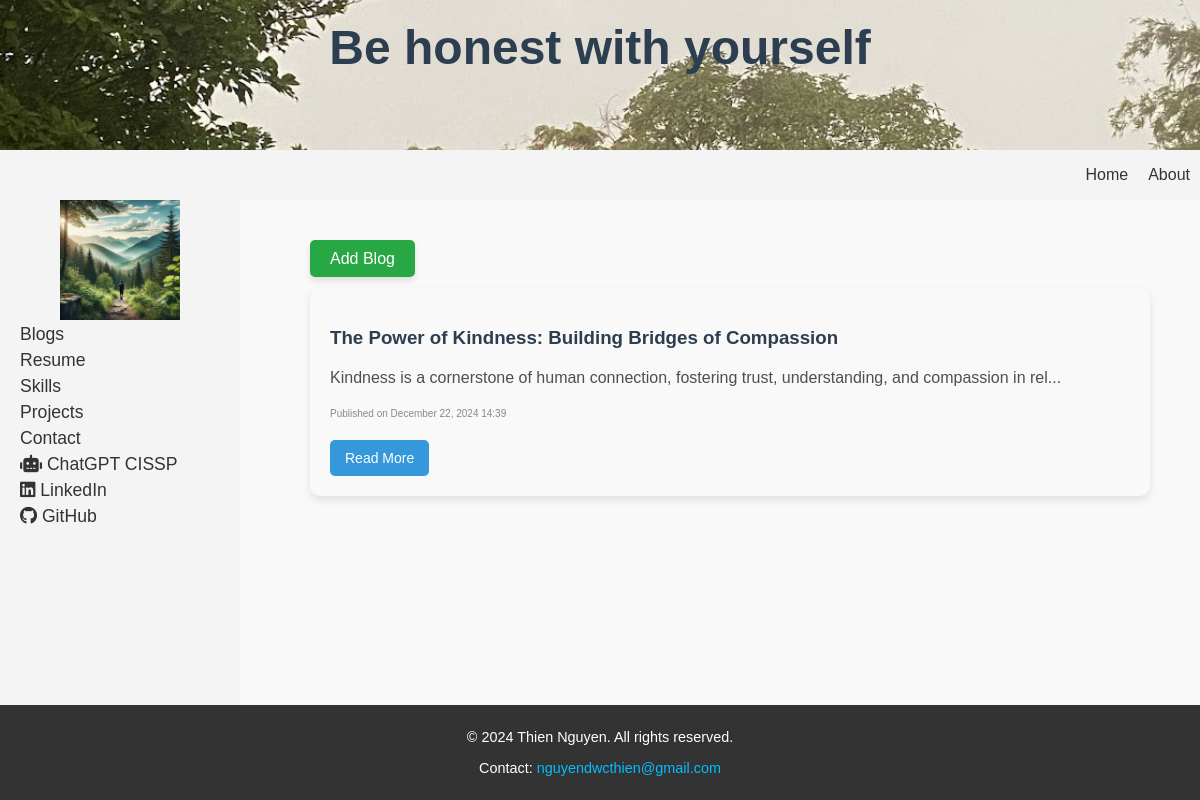
/blog_list, run on the app's committed database.
### app.py (models this page shows)
class Blog(db.Model):
    id = db.Column(db.Integer, primary_key=True)
    title = db.Column(db.String(100), nullable=False)
    content = db.Column(db.Text, nullable=False)
    date_created = db.Column(db.DateTime, default=lambda: datetime.now(timezone('Asia/Bangkok')))
    comments = db.relationship('Comment', cascade="all, delete-orphan", backref='blog', lazy=True)

### app.py (the view)
@app.route('/blog_list')
def blog_list():
    blogs = Blog.query.order_by(desc(Blog.date_created)).all()  # Order by newest first
    return render_template('blog_list.html', blogs=blogs)

### templates/blog_list.html (shortened to what this page needs)
{% extends 'base.html' %}
{% block content %}
    <div style="margin-bottom: 20px; text-align: left;">
        <a href="{{ url_for('add_blog') }}"
           style="text-decoration: none; color: white; background-color: #28a745; padding: 10px 20px; border-radius: 5px; font-size: 16px; box-shadow: 0 4px 6px rgba(0, 0, 0, 0.1); transition: background-color 0.3s ease;">
           Add Blog
        </a>
    </div>
{% for blog in blogs %}
    <div style="max-width: 1600px; margin: 20px auto; padding: 20px; background-color: #f9f9f9; border-radius: 10px; box-shadow: 0 4px 8px rgba(0, 0, 0, 0.1); font-family: Arial, sans-serif;">
        <h3 style="color: #2C3E50; margin-bottom: 10px;">{{ blog.title }}</h3>
        <p style="color: #4F4F4F; line-height: 1.6;">{{ blog.content[:100] }}...</p>
        <p style="font-size: 12px; color: #888; margin-top: 10px;">
            <small>Published on {{ blog.date_created.strftime('%B %d, %Y %H:%M') }}</small>
        </p>
        <div style="margin-top: 20px;">
            <a href="{{ url_for('blog_detail', id=blog.id) }}" style="text-decoration: none; color: white; background-color: #3498db; padding: 10px 15px; border-radius: 5px; font-size: 14px; margin-right: 10px; display: inline-block;">Read More</a>
        </div>
    </div>
{% else %}
    <div class="container">
        <p>No blogs yet.</p>
    </div>
{% endfor %}
{% endblock %}

### static/css/styles.css (style rules this page uses)
body { margin: 0; font-family: Arial, sans-serif; background-color: #f9f9f9; display: grid; grid-template-rows: auto 1fr auto; grid-template-columns: 20% 1fr; height: 100vh; }

### data on the page
Blog: title "The Power of Kindness: Building Bridges of Compassion", content "Kindness is a cornerstone of human connection, fostering trust, understanding, and compassion in rel", date_created "December 22, 2024 14:39"
